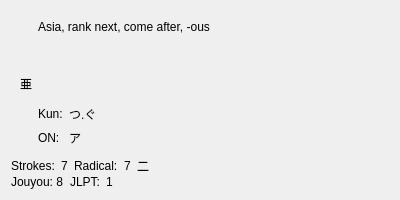
<?xml version="1.0" encoding="UTF-8"?>
<ui version="4.0">
 <class>KanjiTooltip</class>
 <widget class="QWidget" name="KanjiTooltip">
  <property name="geometry">
   <rect>
    <x>0</x>
    <y>0</y>
    <width>400</width>
    <height>200</height>
   </rect>
  </property>
  <property name="minimumSize">
   <size>
    <width>400</width>
    <height>0</height>
   </size>
  </property>
  <property name="maximumSize">
   <size>
    <width>400</width>
    <height>16777215</height>
   </size>
  </property>
  <layout class="QVBoxLayout" name="verticalLayout">
   <property name="spacing">
    <number>0</number>
   </property>
   <item>
    <widget class="QWidget" name="head" native="true">
     <layout class="QGridLayout" name="gridLayout">
      <item row="2" column="2">
       <widget class="QLabel" name="kanjiOn">
        <property name="sizePolicy">
         <sizepolicy hsizetype="Expanding" vsizetype="Preferred">
          <horstretch>1</horstretch>
          <verstretch>0</verstretch>
         </sizepolicy>
        </property>
        <property name="text">
         <string>ア</string>
        </property>
       </widget>
      </item>
      <item row="1" column="2">
       <widget class="QLabel" name="kanjiKun">
        <property name="sizePolicy">
         <sizepolicy hsizetype="Expanding" vsizetype="Preferred">
          <horstretch>1</horstretch>
          <verstretch>0</verstretch>
         </sizepolicy>
        </property>
        <property name="text">
         <string>つ.ぐ</string>
        </property>
       </widget>
      </item>
      <item row="0" column="1" colspan="2">
       <widget class="QLabel" name="kanjiMeanings">
        <property name="alignment">
         <set>Qt::AlignmentFlag::AlignLeading|Qt::AlignmentFlag::AlignTop</set>
        </property>
        <property name="sizePolicy">
         <sizepolicy hsizetype="Preferred" vsizetype="Expanding">
          <horstretch>0</horstretch>
          <verstretch>0</verstretch>
         </sizepolicy>
        </property>
        <property name="text">
         <string>Asia, rank next, come after, -ous</string>
        </property>
        <property name="wordWrap">
         <bool>true</bool>
        </property>
       </widget>
      </item>
      <item row="2" column="1">
       <widget class="QLabel" name="sectionOn">
        <property name="text">
         <string>ON:</string>
        </property>
       </widget>
      </item>
      <item row="1" column="1">
       <widget class="QLabel" name="sectionKun">
        <property name="text">
         <string>Kun:</string>
        </property>
       </widget>
      </item>
      <item row="0" column="0" rowspan="3">
       <widget class="QLabel" name="kanjiGlyph">
        <property name="sizePolicy">
         <sizepolicy hsizetype="Maximum" vsizetype="Preferred">
          <horstretch>0</horstretch>
          <verstretch>0</verstretch>
         </sizepolicy>
        </property>
        <property name="text">
         <string>亜</string>
        </property>
        <property name="alignment">
         <set>Qt::AlignmentFlag::AlignCenter</set>
        </property>
       </widget>
      </item>
     </layout>
    </widget>
   </item>
   <item>
    <widget class="QWidget" name="ruleBottom" native="true">
     <property name="minimumSize">
      <size>
       <width>0</width>
       <height>1</height>
      </size>
     </property>
     <property name="maximumSize">
      <size>
       <width>16777215</width>
       <height>1</height>
      </size>
     </property>
     <property name="autoFillBackground">
      <bool>true</bool>
     </property>
    </widget>
   </item>
   <item>
    <widget class="QWidget" name="horizontalWidget_2" native="true">
     <layout class="QHBoxLayout" name="horizontalLayout">
      <property name="leftMargin">
       <number>0</number>
      </property>
      <property name="topMargin">
       <number>0</number>
      </property>
      <property name="rightMargin">
       <number>0</number>
      </property>
      <property name="bottomMargin">
       <number>0</number>
      </property>
      <item>
       <widget class="QLabel" name="sectionStrokes">
        <property name="sizePolicy">
         <sizepolicy hsizetype="Maximum" vsizetype="Preferred">
          <horstretch>0</horstretch>
          <verstretch>0</verstretch>
         </sizepolicy>
        </property>
        <property name="text">
         <string>Strokes:</string>
        </property>
       </widget>
      </item>
      <item>
       <widget class="QLabel" name="kanjiStrokes">
        <property name="sizePolicy">
         <sizepolicy hsizetype="Maximum" vsizetype="Preferred">
          <horstretch>0</horstretch>
          <verstretch>0</verstretch>
         </sizepolicy>
        </property>
        <property name="text">
         <string>7</string>
        </property>
        <property name="alignment">
         <set>Qt::AlignmentFlag::AlignCenter</set>
        </property>
       </widget>
      </item>
      <item>
       <widget class="QLabel" name="sectionRadical">
        <property name="sizePolicy">
         <sizepolicy hsizetype="Maximum" vsizetype="Preferred">
          <horstretch>0</horstretch>
          <verstretch>0</verstretch>
         </sizepolicy>
        </property>
        <property name="text">
         <string>Radical:</string>
        </property>
       </widget>
      </item>
      <item>
       <widget class="QLabel" name="kanjiRadicalNumber">
        <property name="sizePolicy">
         <sizepolicy hsizetype="Maximum" vsizetype="Preferred">
          <horstretch>0</horstretch>
          <verstretch>0</verstretch>
         </sizepolicy>
        </property>
        <property name="text">
         <string>7</string>
        </property>
       </widget>
      </item>
      <item>
       <widget class="QLabel" name="kanjiRadical">
        <property name="text">
         <string>二</string>
        </property>
       </widget>
      </item>
     </layout>
    </widget>
   </item>
   <item>
    <widget class="QWidget" name="foot" native="true">
     <layout class="QHBoxLayout" name="footLayout">
      <property name="spacing">
       <number>6</number>
      </property>
      <property name="leftMargin">
       <number>0</number>
      </property>
      <property name="topMargin">
       <number>0</number>
      </property>
      <property name="rightMargin">
       <number>0</number>
      </property>
      <property name="bottomMargin">
       <number>0</number>
      </property>
      <item>
       <widget class="QLabel" name="kanjiGrade">
        <property name="text">
         <string>Jouyou: 8</string>
        </property>
       </widget>
      </item>
      <item>
       <widget class="QLabel" name="sectionJlpt">
        <property name="text">
         <string>JLPT:</string>
        </property>
       </widget>
      </item>
      <item>
       <widget class="QLabel" name="kanjiJlpt">
        <property name="sizePolicy">
         <sizepolicy hsizetype="Expanding" vsizetype="Preferred">
          <horstretch>1</horstretch>
          <verstretch>0</verstretch>
         </sizepolicy>
        </property>
        <property name="text">
         <string>1</string>
        </property>
       </widget>
      </item>
     </layout>
    </widget>
   </item>
  </layout>
 </widget>
 <resources/>
 <connections/>
</ui>
